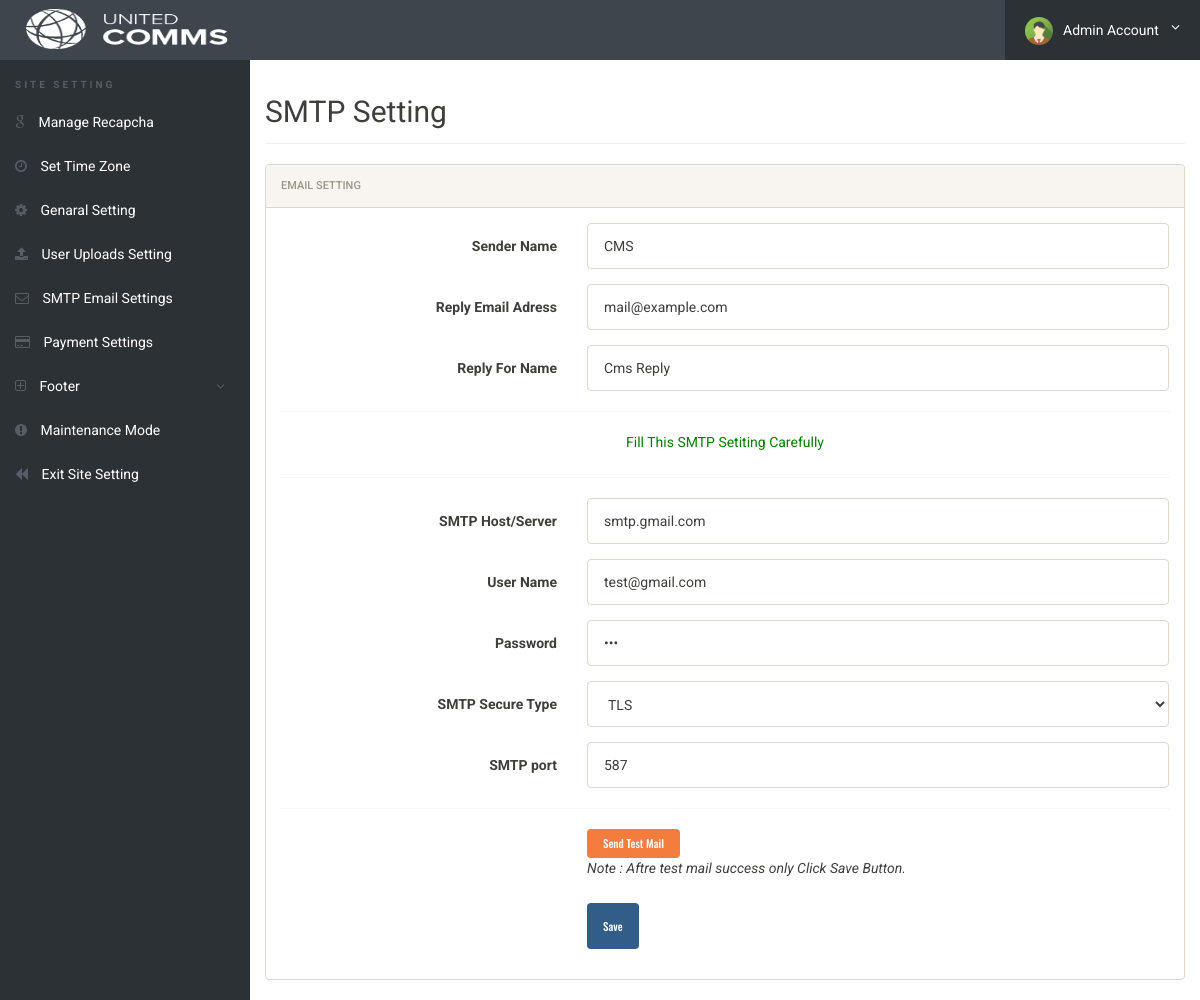
/admin/mailer.php (signed in), run on the app's committed database.
### tables this page shows
CREATE TABLE `genaralsetting` (
  `id` int(11) NOT NULL,
  `setting_name` varchar(250) NOT NULL,
  `setting_description` varchar(999) NOT NULL
);

CREATE TABLE `emailsetting` (
  `id` int(11) NOT NULL,
  `senderName` varchar(100) NOT NULL,
  `host` varchar(100) NOT NULL,
  `username` varchar(100) NOT NULL,
  `password` varchar(100) NOT NULL,
  `secureType` varchar(10) NOT NULL,
  `port` int(5) DEFAULT NULL,
  `replyEmail` varchar(255) NOT NULL,
  `replyName` varchar(255) NOT NULL
);

### admin/mailer.php (the view, shortened to what this page needs)
<?php
include('../config/config.php');
if(strlen($_SESSION['alogin'])==0)
	{
header('location:index.php');
}
else{
?>
<!doctype html>
<html lang="en" class="no-js">
<head>
	<link rel="stylesheet" href="css/font-awesome.min.css">
	<link rel="stylesheet" href="css/bootstrap.min.css">
	<link rel="stylesheet" href="css/dataTables.bootstrap.min.css">
	<link rel="stylesheet" href="css/bootstrap-social.css">
	<link rel="stylesheet" href="css/bootstrap-select.css">
	<link rel="stylesheet" href="css/fileinput.min.css">
	<link rel="stylesheet" href="css/awesome-bootstrap-checkbox.css">
	<link rel="stylesheet" href="css/style.css">
</head>
<body>
	<?php include('includes/header.php');?>
	<div class="ts-main-content">
	<?php include('includes/leftbar-site-settings.php');?>
		<div class="content-wrapper">
			<div class="container-fluid">
				<div class="row">
					<div class="col-md-12">
						<h2 class="page-title">SMTP Setting</h2>
								<div class="panel panel-default">
									<div class="panel-heading">Email Setting</div>
									<div class="panel-body">
										<form name="Category" method="post" class="form-horizontal" onSubmit="return valid();">
				                    <?php $query=mysqli_query($con,"SELECT * FROM emailsetting where id=1");
					                     while($row=mysqli_fetch_array($query))
					                     {
					                     ?>
										<div class="form-group">
												<label class="col-sm-4 control-label">Sender Name</label>
												<div class="col-sm-8">
													<input type="text" placeholder="Sender Name"  name="sendername" class="form-control" value="<?php echo htmlentities($row['senderName']);?>" required>
												</div>
											</div>
											<div class="form-group">
												<label class="col-sm-4 control-label">Reply Email Adress</label>
												<div class="col-sm-8">
													<input type="text" placeholder="example@domain.com"  name="replyemail" class="form-control" value="<?php echo htmlentities($row['replyEmail']);?>" required>
												</div>
											</div>
											<div class="form-group">
												<label class="col-sm-4 control-label">Reply For Name</label>
												<div class="col-sm-8">
													<input type="text" placeholder="Name"  name="replyname" class="form-control" value="<?php echo htmlentities($row['replyName']);?>" required>
												</div>
											</div>
											<div class="hr-dashed"></div>
											<p align="center" style="color: green">Fill This SMTP Setiting Carefully</p>
											<div class="hr-dashed"></div>
											<div class="form-group">
												<label class="col-sm-4 control-label">SMTP Host/Server</label>
												<div class="col-sm-8">
													<input type="text" placeholder="Host/Server"  name="server" class="form-control" value="<?php echo htmlentities($row['host']);?>" required>
												</div>
											</div>
											<div class="form-group">
												<label class="col-sm-4 control-label">User Name</label>
												<div class="col-sm-8">
													<input type="text" placeholder="example@domain.com" name="username" class="form-control" value="<?php echo htmlentities($row['username']);?>" required>
												</div>
											</div>
											<div class="form-group">
												<label class="col-sm-4 control-label">Password</label>
												<div class="col-sm-8">
													<input type="password" placeholder="password"  name="password" class="form-control" value="<?php echo htmlentities($row['password']);?>" required>
												</div>
											</div>
											<div class="form-group">
												<label class="col-sm-4 control-label">SMTP Secure Type</label>
												<div class="col-sm-8">
													<select class="form-control" name="securetype">
													<option value="tls">TLS</option>
													</select>
												</div>
											</div>
											<div class="form-group">
												<label class="col-sm-4 control-label">SMTP port</label>
												<div class="col-sm-8">
													<input type="text" placeholder="port" name="port" class="form-control" value="<?php echo htmlentities($row['port']);?>" required>
												</div>
											</div>
											<div class="hr-dashed"></div>
											<?php } ?>
											<div class="form-group">
												<div class="col-sm-8 col-sm-offset-4">
													<button class="btn btn-warning" style="line-height : 5px;" name="testmail" type="submit">Send Test Mail</button>
													<p><i>Note : Aftre test mail success only Click Save Button.</i></p>
													<button class="btn btn-primary" name="submit" type="submit">Save</button>
												</div>
											</div>
										</form>
			</div>
		</div>
	</div>
</body>
</html>
<?php } ?>

### admin/includes/header.php (shortened to what this page needs)
<div class="brand clearfix">
	<?php $query=mysqli_query($con,"select setting_description from genaralsetting where id=4");
                while($row=mysqli_fetch_array($query))
                {
                ?>
                <?php $logophoto=$row['setting_description'];
                if($logophoto==""):
                ?>
                <a href="dashboard.php">&nbsp;&nbsp;&nbsp;&nbsp;&nbsp;<img src="../images/logo/logo.png" alt="" class="header" /></a>
                <?php else:?>
                <a href="dashboard.php">&nbsp;&nbsp;&nbsp;&nbsp;&nbsp;<img src="../images/logo/<?php echo htmlentities($logophoto);?>" alt="" class="header"/></a>&nbsp;
                <?php endif;?><?php } ?>
		<ul class="ts-profile-nav">
			<li class="ts-account">
				<a href="#"><img src="img/ts-avatar.jpg" class="ts-avatar hidden-side" alt="">Admin Account <i class="fa fa-angle-down hidden-side"></i></a>
			</li>
		</ul>
	</div>

### admin/css/style.css (style rules this page uses)
html { font-size: 14px; }
@media only screen and (min-width: 480px) { html { font-size: 17px; } }
@media only screen and (min-width: 768px) { html { font-size: 14px; } }
@media only screen and (min-width: 1024px) { p { font-size: 1em; margin-bottom: 1.8em; } }
@media only screen and (min-width: 600px) { img.header { padding: 6px; width: 100px; height: 58px; } }
@media only screen and (min-width: 768px) { img.header { padding: 6px; width: 100px; height: 58px; } }
@media only screen and (min-width: 992px) { img.header { padding: 9px; width: 220px; height: 58px; } }
@media only screen and (min-width: 1200px) { img.header { padding: 9px; width: 220px; height: 58px; } }
body { font-size: 1em; }
a { color: #37a6c4; }
.btn { font-family: 'Oswald', sans-serif; }
.hr-dashed { background-color: transparent; border-top: 1px dotted #edf0f5; color: transparent; height: 1px; margin: 20px 0; }
.panel { overflow: hidden; }
ul, li { margin: 0; padding: 0; list-style: none; }
.btn { text-transform: none; }
.page-title { padding-bottom: 15px; margin-bottom: 20px; border-bottom: 1px solid #f0f0f0; }
.brand { background: #3e454c; position: relative; z-index: 3; position: fixed; width: 100%; top: 0; }
.brand .ts-profile-nav { float: right; display: none; }
.brand .ts-profile-nav li { float: left; position: relative; }
.brand .ts-profile-nav li a { display: block; padding: 20px; color: #fff; }
.brand .ts-profile-nav .ts-account .fa-angle-down { float: right; }
.brand .ts-profile-nav .ts-account > a { width: 195px; background: #2c3136; }
.brand .ts-profile-nav .ts-account .ts-avatar { border-radius: 50%; height: 28px; margin: -10px 0; margin-right: 10px; }
@media only screen and (min-width: 992px) { .brand .ts-profile-nav { display: block; } }
.ts-main-content .content-wrapper { padding-top: 15px; margin-top: 60px; }
@media only screen and (min-width: 992px) { .ts-main-content .content-wrapper { margin-left: 250px; } }

### data on the page
genaralsetting: setting_description (picture)
emailsetting: sendername "CMS", replyemail "mail@example.com", replyname "Cms Reply", server "smtp.gmail.com", username "test@gmail.com", port "587"
